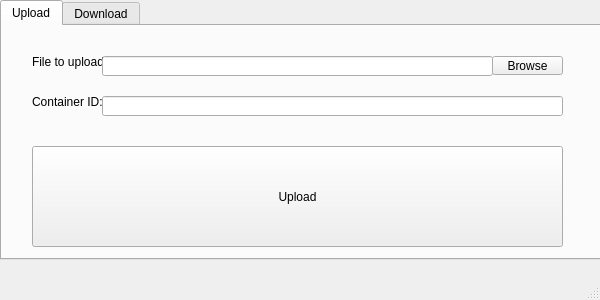
<?xml version="1.0" encoding="UTF-8"?>
<ui version="4.0">
 <class>MainWindow</class>
 <widget class="QMainWindow" name="MainWindow">
  <property name="geometry">
   <rect>
    <x>0</x>
    <y>0</y>
    <width>600</width>
    <height>300</height>
   </rect>
  </property>
  <property name="minimumSize">
   <size>
    <width>600</width>
    <height>300</height>
   </size>
  </property>
  <property name="maximumSize">
   <size>
    <width>600</width>
    <height>300</height>
   </size>
  </property>
  <property name="windowTitle">
   <string>Cargo</string>
  </property>
  <widget class="QWidget" name="centralwidget">
   <widget class="QTabWidget" name="tabWidget">
    <property name="geometry">
     <rect>
      <x>0</x>
      <y>0</y>
      <width>601</width>
      <height>260</height>
     </rect>
    </property>
    <property name="currentIndex">
     <number>0</number>
    </property>
    <widget class="QWidget" name="Upload">
     <attribute name="title">
      <string>Upload</string>
     </attribute>
     <widget class="QLabel" name="label">
      <property name="geometry">
       <rect>
        <x>30</x>
        <y>20</y>
        <width>71</width>
        <height>31</height>
       </rect>
      </property>
      <property name="text">
       <string>File to upload:</string>
      </property>
     </widget>
     <widget class="QLabel" name="label_2">
      <property name="geometry">
       <rect>
        <x>30</x>
        <y>60</y>
        <width>71</width>
        <height>31</height>
       </rect>
      </property>
      <property name="text">
       <string>Container ID:</string>
      </property>
     </widget>
     <widget class="QLineEdit" name="uploadcontID">
      <property name="geometry">
       <rect>
        <x>100</x>
        <y>70</y>
        <width>461</width>
        <height>20</height>
       </rect>
      </property>
     </widget>
     <widget class="QLineEdit" name="uploadLocation">
      <property name="geometry">
       <rect>
        <x>100</x>
        <y>30</y>
        <width>391</width>
        <height>20</height>
       </rect>
      </property>
     </widget>
     <widget class="QToolButton" name="browseUpload">
      <property name="geometry">
       <rect>
        <x>490</x>
        <y>30</y>
        <width>71</width>
        <height>19</height>
       </rect>
      </property>
      <property name="text">
       <string>Browse</string>
      </property>
     </widget>
     <widget class="QPushButton" name="upload">
      <property name="geometry">
       <rect>
        <x>30</x>
        <y>120</y>
        <width>531</width>
        <height>101</height>
       </rect>
      </property>
      <property name="text">
       <string>Upload</string>
      </property>
     </widget>
    </widget>
    <widget class="QWidget" name="Download">
     <attribute name="title">
      <string>Download</string>
     </attribute>
     <widget class="QLabel" name="label_3">
      <property name="geometry">
       <rect>
        <x>30</x>
        <y>20</y>
        <width>71</width>
        <height>31</height>
       </rect>
      </property>
      <property name="text">
       <string>Container ID:</string>
      </property>
     </widget>
     <widget class="QLineEdit" name="downloadcontID">
      <property name="geometry">
       <rect>
        <x>100</x>
        <y>30</y>
        <width>461</width>
        <height>20</height>
       </rect>
      </property>
     </widget>
     <widget class="QLabel" name="label_4">
      <property name="geometry">
       <rect>
        <x>30</x>
        <y>60</y>
        <width>81</width>
        <height>31</height>
       </rect>
      </property>
      <property name="text">
       <string>Download path:</string>
      </property>
     </widget>
     <widget class="QLineEdit" name="downloadLocation">
      <property name="geometry">
       <rect>
        <x>110</x>
        <y>70</y>
        <width>381</width>
        <height>20</height>
       </rect>
      </property>
     </widget>
     <widget class="QToolButton" name="browseDownload">
      <property name="geometry">
       <rect>
        <x>490</x>
        <y>70</y>
        <width>71</width>
        <height>20</height>
       </rect>
      </property>
      <property name="text">
       <string>Browse</string>
      </property>
     </widget>
     <widget class="QPushButton" name="download">
      <property name="geometry">
       <rect>
        <x>30</x>
        <y>120</y>
        <width>531</width>
        <height>101</height>
       </rect>
      </property>
      <property name="text">
       <string>Download</string>
      </property>
     </widget>
    </widget>
   </widget>
  </widget>
  <widget class="QMenuBar" name="menubar">
   <property name="geometry">
    <rect>
     <x>0</x>
     <y>0</y>
     <width>600</width>
     <height>21</height>
    </rect>
   </property>
  </widget>
  <widget class="QStatusBar" name="statusbar"/>
 </widget>
 <resources/>
 <connections/>
</ui>
